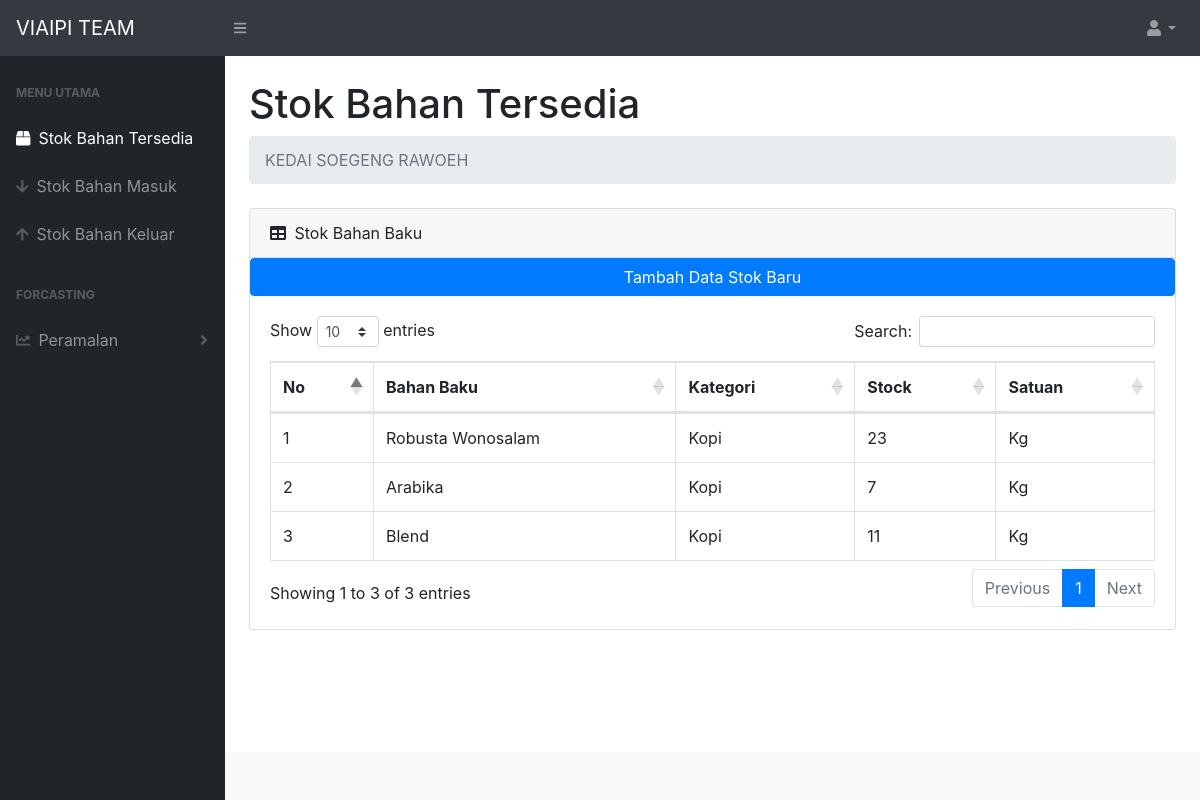
The page / on the database its author committed.
### tables this page shows
CREATE TABLE `stock` (
  `idbarang` int(11) NOT NULL,
  `kategori` varchar(20) NOT NULL,
  `namabarang` varchar(25) NOT NULL,
  `deskripsi` varchar(25) NOT NULL,
  `stock` int(11) NOT NULL
);

### index.php (the view, shortened to what this page needs)
<?php
require 'function.php';
?>
<!DOCTYPE html>
<html lang="en">
    <head>
        <link href="css/styles.css" rel="stylesheet" />
        <link href="https://cdn.datatables.net/1.10.20/css/dataTables.bootstrap4.min.css" rel="stylesheet" />
    </head>
    <body class="sb-nav-fixed">
        <nav class="sb-topnav navbar navbar-expand navbar-dark bg-dark">
            <a class="navbar-brand" href="index.php">VIAIPI TEAM</a>
            <button class="btn btn-link btn-sm order-1 order-lg-0" id="sidebarToggle" href="#"><i class="fas fa-bars"></i></button>
            <ul class="navbar-nav ml-auto ml-md-20">
                <li class="nav-item dropdown">
                    <a class="nav-link dropdown-toggle" id="userDropdown" href="#" role="button" data-toggle="dropdown" aria-haspopup="true" aria-expanded="false"><i class="fas fa-user fa-fw"></i></a>
                </li>
            </ul>
        </nav>
        <div id="layoutSidenav">
            <div id="layoutSidenav_nav">
                <nav class="sb-sidenav accordion sb-sidenav-dark" id="sidenavAccordion">
                    <div class="sb-sidenav-menu">
                        <div class="nav">
                            <div class="sb-sidenav-menu-heading">Menu Utama</div>
                            <a class="nav-link<?= basename($_SERVER['PHP_SELF']) == 'index.php' ? ' active' : '' ?>" href="index.php">
                                <div class="sb-nav-link-icon"><i class="fas fa-box"></i></div>
                                Stok Bahan Tersedia
                            </a>
                            <a class="nav-link<?= basename($_SERVER['PHP_SELF']) == 'barang masuk.php' ? ' active' : '' ?>" href="barang masuk.php">
                                <div class="sb-nav-link-icon"><i class="fas fa-arrow-down"></i></div>
                                Stok Bahan Masuk
                            </a>
                            <a class="nav-link<?= basename($_SERVER['PHP_SELF']) == 'barang keluar.php' ? ' active' : '' ?>" href="barang keluar.php">
                                <div class="sb-nav-link-icon"><i class="fas fa-arrow-up"></i></div>
                                Stok Bahan Keluar
                            </a>
                            <div class="sb-sidenav-menu-heading">Forcasting</div>
                            <a class="nav-link collapsed" href="#" data-toggle="collapse" data-target="#collapseForecast" aria-expanded="false" aria-controls="collapseForecast">
                                <div class="sb-nav-link-icon"><i class="fas fa-chart-line"></i></div>
                                Peramalan
                                <div class="sb-sidenav-collapse-arrow"><i class="fas fa-angle-down"></i></div>
                            </a>
                        </div>
                    </div>
                </nav>
            </div>
            <div id="layoutSidenav_content">
                <main>
                    <div class="container-fluid">
                        <h1 class="mt-4">Stok Bahan Tersedia</h1>
                        <ol class="breadcrumb mb-4">
                            <li class="breadcrumb-item active">KEDAI SOEGENG RAWOEH</li>
                        </ol>
                        <div class="card mb-4">
                            <div class="card-header">
                                <i class="fas fa-table mr-1"></i>
                                Stok Bahan Baku
                            </div>
                            <button type="button" class="btn btn-primary" data-toggle="modal" data-target="#myModal">
                                Tambah Data Stok Baru
                            </button>
                            <div class="card-body">
                                <div class="table-responsive">
                                    <table class="table table-bordered" id="dataTable" width="100%" cellspacing="0">
                                        <thead>
                                            <tr>
                                                <th>No</th>
                                                <th>Bahan Baku</th>
                                                <th>Kategori</th>
                                                <th>Stock</th>
                                                <th>Satuan</th>
                                            </tr>
                                        </thead>
                                        <tbody>
                                            <?php
                                            $ambilsemuadatastock = mysqli_query($conn,"select * from stock");
                                            $i = 1;
                                            while($data=mysqli_fetch_array($ambilsemuadatastock)){
                                                $namabarang = $data['namabarang'];
                                                $deskripsi = $data['deskripsi'];
                                                $stock = $data['stock'];
                                                $kategori = $data['kategori'];
                                            ?>
                                            <tr>
                                                <td><?=$i++;?></td>
                                                <td><?=$namabarang;?></td>
                                                <td><?=$kategori;?></td>
                                                <td><?=$stock;?></td>
                                                <td><?=$deskripsi;?></td>
                                            </tr>
                                            <?php
                                            }
                                            ?>
                                        </tbody>
                                    </table>
                                </div>
                            </div>
                        </div>
                    </div>
                </main>
                <footer class="py-4 bg-light mt-auto">
                </footer>
            </div>
        </div>
    </body>
</html>

### rows shown on the page
stock: namabarang "Robusta Wonosalam", kategori "Kopi", stock "23", deskripsi "Kg"
stock: namabarang "Arabika", kategori "Kopi", stock "7", deskripsi "Kg"
stock: namabarang "Blend", kategori "Kopi", stock "11", deskripsi "Kg"
